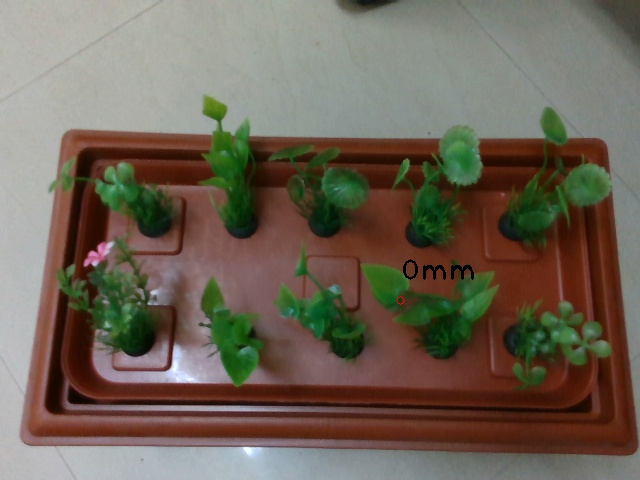
#> input picture Flower_Carpet_Task_Allocator/Test_Images/2021_08_31-03_31_59_PM_abox.jpg, 640 x 480 px
$ python Color_clustering.py
#> lines starting #> are read from the running program, lines starting #| are printed output that depends on the picture
# -*- coding: utf-8 -*-
"""
Created on Fri Sep  3 15:48:06 2021

@author: user
"""

# import the necessary packages
from sklearn.cluster import KMeans
import matplotlib.pyplot as plt
import utils
import cv2

# load the image and convert it from BGR to RGB so that
# we can dispaly it with matplotlib
image = cv2.imread('Test_Images/2021_08_31-03_31_59_PM_abox.jpg')
#> image is the input picture: shape (480, 640, 3); mean B, G, R 86.4, 99.8, 110.7
image = cv2.cvtColor(image, cv2.COLOR_BGR2RGB)
# show our image
plt.figure()
plt.axis("off")
plt.imshow(image)


# reshape the image to be a list of pixels
image = image.reshape((image.shape[0] * image.shape[1], 3))

# cluster the pixel intensities
clt = KMeans(n_clusters = 4)
clt.fit(image)

# import the necessary packages
import numpy as np
import cv2
def centroid_histogram(clt):
	# grab the number of different clusters and create a histogram
	# based on the number of pixels assigned to each cluster
	numLabels = np.arange(0, len(np.unique(clt.labels_)) + 1)
	(hist, _) = np.histogram(clt.labels_, bins = numLabels)
	# normalize the histogram, such that it sums to one
	hist = hist.astype("float")
	hist /= hist.sum()
	# return the histogram
	return hist


def plot_colors(hist, centroids):
	# initialize the bar chart representing the relative frequency
	# of each of the colors
	bar = np.zeros((50, 300, 3), dtype = "uint8")
	startX = 0
	# loop over the percentage of each cluster and the color of
	# each cluster
	for (percent, color) in zip(hist, centroids):
		# plot the relative percentage of each cluster
		endX = startX + (percent * 300)
		cv2.rectangle(bar, (int(startX), 0), (int(endX), 50),
			color.astype("uint8").tolist(), -1)
		startX = endX
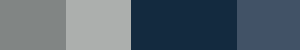
#> bar: shape (50, 300, 3); mean of channels 0, 1, 2 110.2, 99.2, 86; drawn as B, G, R

	# return the bar chart
	return bar


# build a histogram of clusters and then create a figure
# representing the number of pixels labeled to each color
hist = centroid_histogram(clt)
bar = plot_colors(hist, clt.cluster_centers_)
# show our color bart
plt.figure()
plt.axis("off")
plt.imshow(bar)
plt.show()


######################################################################


from skimage.io import imread
from skimage.color import rgb2gray
import numpy as np
import matplotlib.pyplot as plt
from scipy import ndimage
# Scaling the image pixels values within 0-1
img = imread('Test_Images/2021_08_31-03_31_59_PM_abox.jpg') / 255
plt.imshow(img)
plt.title('Original')
plt.show()


# For clustering the image using k-means, we first need to convert it into a 2-dimensional array
image_2D = img.reshape(img.shape[0]*img.shape[1], img.shape[2])
# Use KMeans clustering algorithm from sklearn.cluster to cluster pixels in image
from sklearn.cluster import KMeans
# tweak the cluster size and see what happens to the Output
kmeans = KMeans(n_clusters=5, random_state=0).fit(image_2D)
clustered = kmeans.cluster_centers_[kmeans.labels_]
# Reshape back the image from 2D to 3D image
clustered_3D = clustered.reshape(img.shape[0], img.shape[1], img.shape[2])
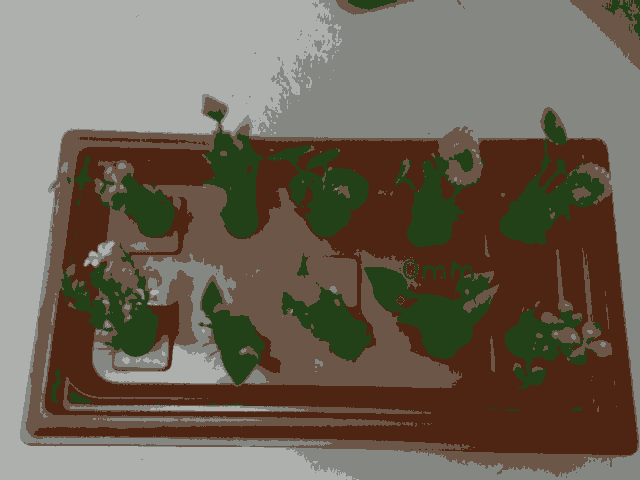
#> clustered_3D: shape (480, 640, 3) float64; mean R, G, B 0.434, 0.391, 0.339
plt.imshow(clustered_3D)
plt.title('Clustered Image')
plt.show()

$ run again, with Flower_Carpet_Task_Allocator/Test_Images/2021_08_31-03_20_53_PM_abox.jpg copied over Flower_Carpet_Task_Allocator/Test_Images/2021_08_31-03_31_59_PM_abox.jpg
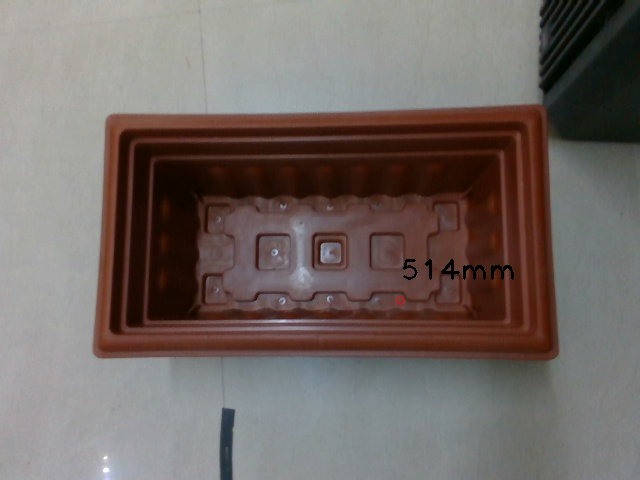
#> input picture Flower_Carpet_Task_Allocator/Test_Images/2021_08_31-03_20_53_PM_abox.jpg, 640 x 480 px
#> image is the input picture: shape (480, 640, 3); mean B, G, R 101.3, 105.2, 114.8
#> after the loop in plot_colors, `for (percent, color) in zip(hist, centroids):`:
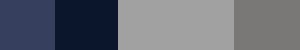
#> bar: shape (50, 300, 3); mean of channels 0, 1, 2 114.3, 104.6, 100.9; drawn as B, G, R
#> `clustered_3D = clustered.reshape(img.shape[0], img.shape[1], img.shape..`:
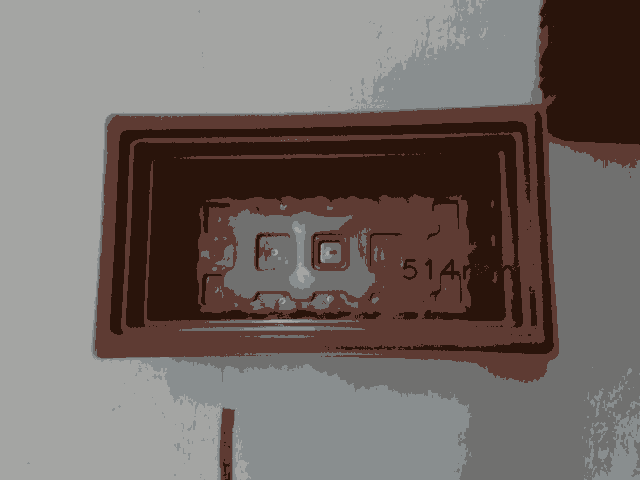
#> clustered_3D: shape (480, 640, 3) float64; mean R, G, B 0.45, 0.412, 0.397

$ run again, with Flower_Carpet_Task_Allocator/Test_Images/2021_08_31-03_20_58_PM_abox.jpg copied over Flower_Carpet_Task_Allocator/Test_Images/2021_08_31-03_31_59_PM_abox.jpg
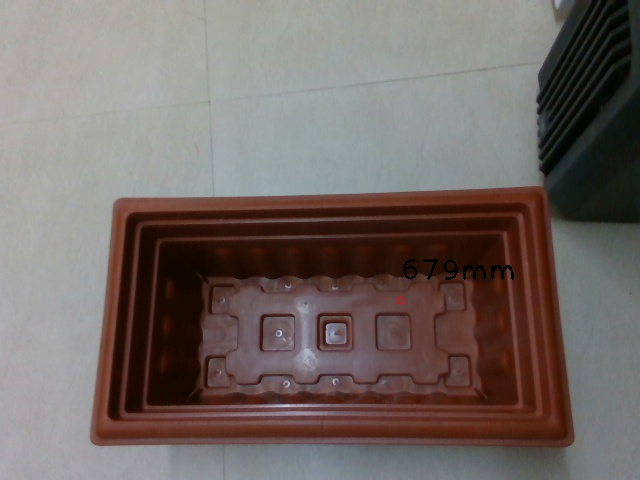
#> input picture Flower_Carpet_Task_Allocator/Test_Images/2021_08_31-03_20_58_PM_abox.jpg, 640 x 480 px
#> image is the input picture: shape (480, 640, 3); mean B, G, R 101.1, 104.9, 115
#> after the loop in plot_colors, `for (percent, color) in zip(hist, centroids):`:
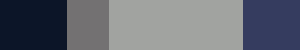
#> bar: shape (50, 300, 3); mean of channels 0, 1, 2 114.4, 104.7, 100.8; drawn as B, G, R
#> `clustered_3D = clustered.reshape(img.shape[0], img.shape[1], img.shape..`:
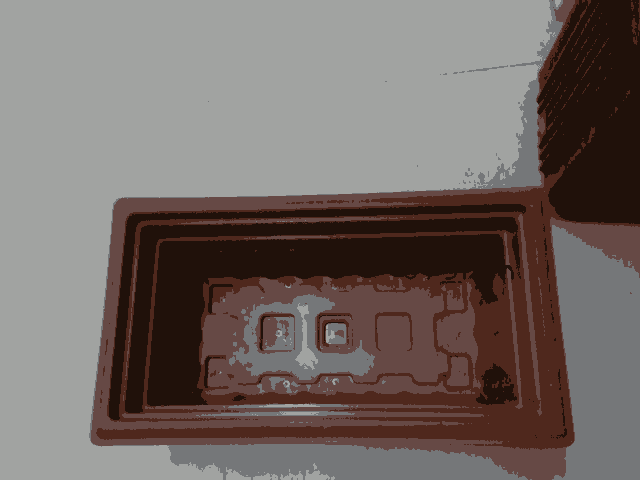
#> clustered_3D: shape (480, 640, 3) float64; mean R, G, B 0.451, 0.412, 0.397

$ run again, with Flower_Carpet_Task_Allocator/Test_Images/2021_08_31-03_21_01_PM_abox.jpg copied over Flower_Carpet_Task_Allocator/Test_Images/2021_08_31-03_31_59_PM_abox.jpg
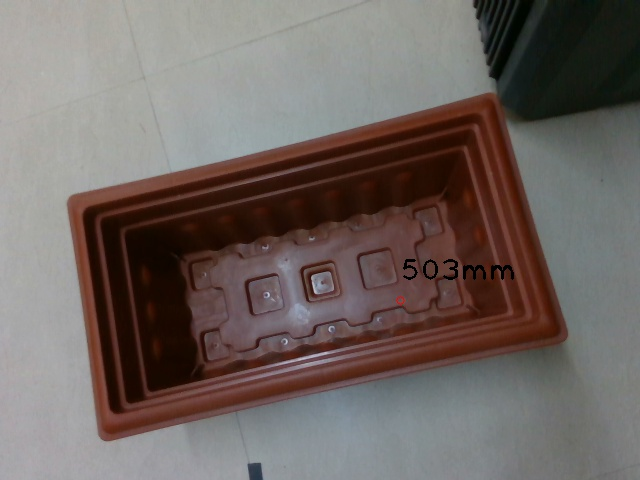
#> input picture Flower_Carpet_Task_Allocator/Test_Images/2021_08_31-03_21_01_PM_abox.jpg, 640 x 480 px
#> image is the input picture: shape (480, 640, 3); mean B, G, R 98, 101.9, 111.7
#> after the loop in plot_colors, `for (percent, color) in zip(hist, centroids):`:
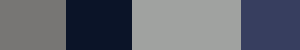
#> bar: shape (50, 300, 3); mean of channels 0, 1, 2 111.1, 101.4, 97.5; drawn as B, G, R
#> `clustered_3D = clustered.reshape(img.shape[0], img.shape[1], img.shape..`:
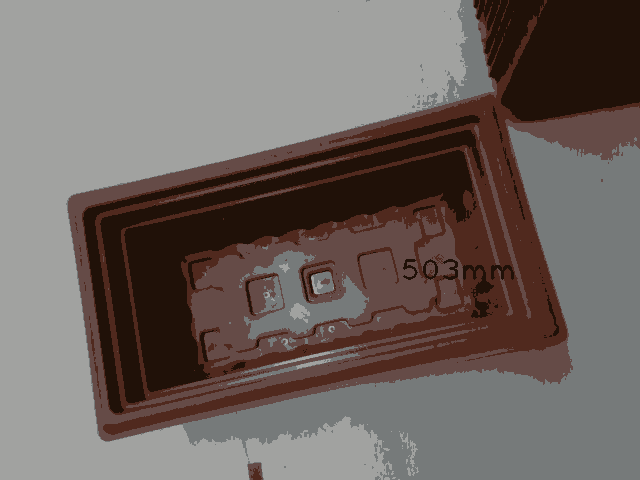
#> clustered_3D: shape (480, 640, 3) float64; mean R, G, B 0.438, 0.4, 0.385
